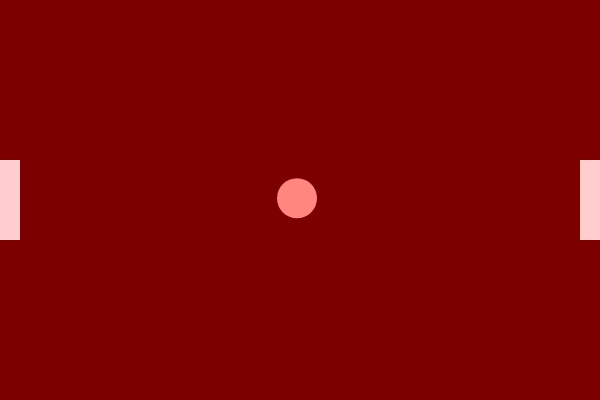
Frame 1 (no input)
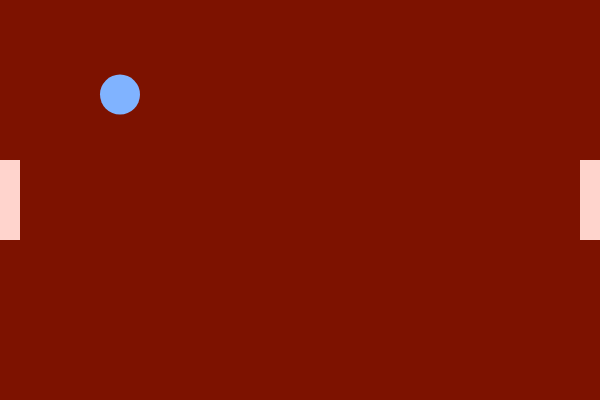
Frame 60 (no input)
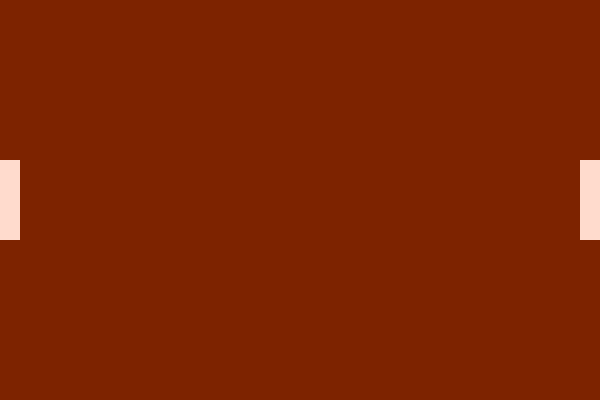
Frame 120 (the mouse pressed at the canvas centre since frame 60)

The p5.js sketch that drew these frames (run headless with seeded random() and noise() and a simulated clock; from frame 60 on, the mouse is pressed at the canvas centre):

// p5.js sketch
// ── sketch.js
var paddleColour;

// Paddles
var left;
var right;

// ball
var ball;

// Inputs
var sDown = false;
var wDown = false;

function setup() {
  
  createCanvas(600,400);

  // Make paddles
  paddleColour = color(255);
  left = new paddle(paddleColour, "left", true );
  right = new paddle(paddleColour, "right", false );

  // Make ball
  ball = new Ball(paddleColour);
  
}
var playing = true;
function draw() {

  if (playing) {
    sDown = keyIsDown(83);
    wDown = keyIsDown(87);  
    colorMode(HSB, 255);
    background(frameCount/10%255,255, 125);    
  
    left.colour = color(frameCount / 10 % 255, 50, 255);
    right.colour = color(frameCount / 10 % 255 , 50, 255);
    
    colorMode(HSB, 100);
    ball.colour = color(frameCount % 100,50, 255);
    
    ball.update();
    left.update();
    right.update();

    ball.draw();
    left.draw();
    right.draw();      
  }

}
// ── ball.js
const Ball = function(colour) {

    // attributes
    this.vel = createVector((random(0, 1) < .5) ? 3 : -3 ,random(-3, 3));
    this.size = width >= height ? 
        createVector(width/15, width/15) : 
        createVector(height/15, height/15) ;

    this.colour = colour;

    // set pos
    this.pos = createVector(width/2, height/2);
    
    this.bounce = function() {
        // top
        if (this.pos.y - this.size.y / 2 <= 0 && this.vel.y < 0) 
            this.vel.y *=-1;

        // bottom
        else if(this.pos.y >= (height - this.size.y/2) && this.vel.y > 0) 
            this.vel.y *=-1;
    
    }

    this.update = function() {
        
        this.bounce();

        // change pos
        this.pos.y += this.vel.y;
        this.pos.x += this.vel.x;

        // Detect collision with player
        if (this.intersectingWith(left)) {
            if (this.vel.x < 0) {
                this.vel.y = (this.pos.y - (left.pos.y + left.size.y/2)) * .08;
                this.vel.x *= -1;
                this.vel.x += this.vel.x > 0 ? -.1 : .1;
            }
        }
        if (this.intersectingWith(right)) {
            if (this.vel.x > 0) {
                this.vel.y = (this.pos.y - (right.pos.y + right.size.y/2)) * .08;
                this.vel.x *= -1;
                this.vel.x += this.vel.x < 0 ? -.1 : .1;
            }
        }
    }

    this.draw = function() {
        
        colorMode(HSB, 255);
        fill(this.colour);
        noStroke();
        ellipse(this.pos.x, this.pos.y,  this.size.x, this.size.y);
        
    } 

    this.intersectingWith = function(rect) {

        //https://stackoverflow.com/questions/401847/circle-rectangle-collision-detection-intersection
        var circleDistance = createVector(0, 0);
        
        circleDistance.x = abs(this.pos.x - (rect.pos.x + rect.size.x /2));
        circleDistance.y = abs(this.pos.y - (rect.pos.y + rect.size.y /2));

        if (circleDistance.x > (rect.size.x/2 + (this.size.x/2))) { return false; }
        if (circleDistance.y > (rect.size.y/2 + (this.size.x/2))) { return false; }

        if (circleDistance.x <= (rect.size.x/2)) { return true; } 
        if (circleDistance.y <= (rect.size.y/2)) { return true; }

        var cornerDistance_sq = (circleDistance.x - rect.size.x/2)^2 +
                                (circleDistance.y - rect.size.y/2)^2;

        return (cornerDistance_sq <= ((this.size.x/2)^2));

        return true;
        
    }
}

// ── paddle.js
const paddle = function(colour, side, playerControlled = true) {

    // attributes
    this.vel = createVector(0,0);
    this.size = createVector(width / 30, height / 5);
    this.isPlayer = playerControlled;
    this.colour = colour;

    // set pos
    this.pos = side == "left" ? 
        createVector(0 , height / 2 - this.size.y /2) : 
        createVector(width - this.size.x, height / 2 - this.size.y /2);

    this.bounce = function() {
        // top
        if (this.pos.y <= 0 && this.vel.y < 0) 
            this.vel.y *=-.9;

        // bottom
        else if(this.pos.y >= (height - this.size.y) && this.vel.y > 0) 
            this.vel.y *=-.9;
    
    }
    this.update = function() {

        
        if (this.isPlayer) {
            if (wDown) 
                this.vel.y -= .4;
            if (sDown) 
                this.vel.y += .4;
        } else {
            var inc = 0;
            if (ball.vel.x < 0) {
                inc = ((height/2) - (this.pos.y + this.size.y/2));
            } else {
                inc = (ball.pos.y - (this.pos.y + this.size.y/2));

            }
            var max = .13;
            inc = (inc < -max) ? -max : (inc > max) ? max : inc;
            this.vel.y += inc;
            //this.vel.y = .01;
            if (this.vel.y < -7) this.vel.y = -7;
            if (this.vel.y > 7) this.vel.y = 7;
        }
        
        this.bounce();

        // change pos
        this.pos.y += this.vel.y;

        // drag
        this.vel.y *= .95;
        
    }

    this.draw = function() {
        
        fill(this.colour);
        noStroke();
        rect(this.pos.x, this.pos.y,  this.size.x, this.size.y);
    
    } 

    this.intersectingWith = function(other) {
        if (this.pos.x + this.size.x < other.pos.x) return false;
        if (this.pos.y + this.size.y < other.pos.y) return false;
        if (other.pos.x + other.size.x < this.pos.x) return false;
        if (other.pos.y + other.size.y < this.pos.y) return false;

        return true;
        
    }
}
